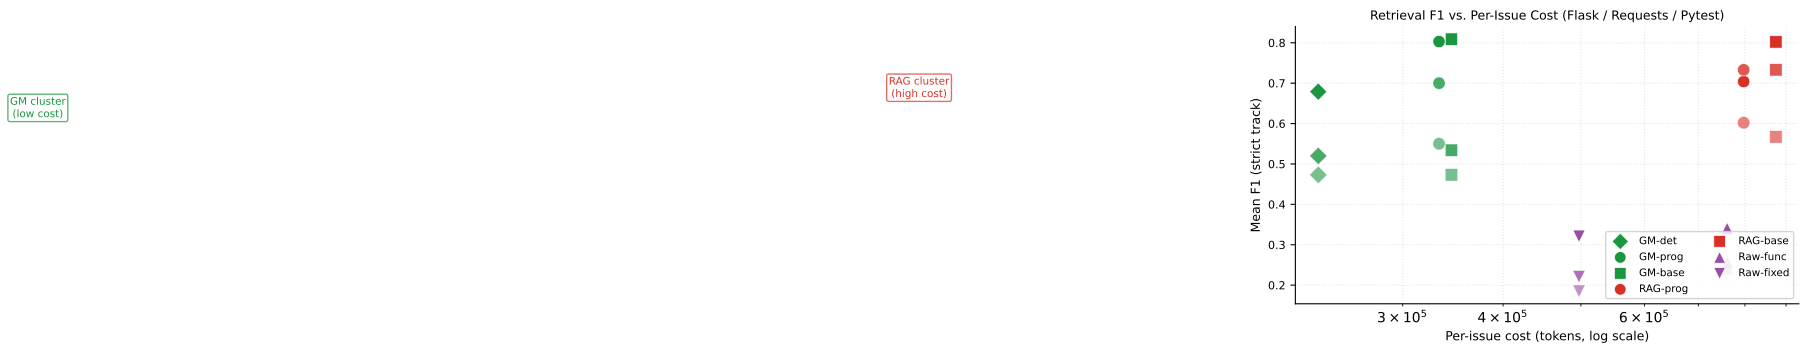

Here is the Python script that generated this plot:
"""Figure 3: Scatter — per-method mean F1 vs per-issue cost (log scale).

Data source: 05_results.tex tab:main_results (F1) + tab:cost_cross_repo (costs).
Three completed SWE-bench repos: Flask, Requests, Pytest (30 issues total, single run).
Per-issue cost = total_cost / n_issues.
"""

import matplotlib
matplotlib.use("Agg")
import matplotlib.pyplot as plt
import numpy as np

# ── Data: (method, repo, mean_f1, total_cost_tokens, n_issues) ─────────────
# Costs from tab:cost_cross_repo (30 issues total, 3 repos).
# Per-method per-repo F1 from tab:main_results.
# Per-issue cost is total / 30 (equal share for single-run cross-repo aggregate).
# Individual per-repo costs are estimated pro-rata (setup distributed evenly across repos).

# Setup token costs (shared across all 30 issues)
setup = {
    "gm":       701_054,
    "rag_func":  2_268_044,
    "rag_fixed": 1_478_791,
}
# Runtime token costs (total across 30 issues)
runtime = {
    "gm_det":   5_404,
    "gm_prog": 297_690,
    "gm_base": 333_893,
    "rag_prog": 123_317,
    "rag_base": 354_930,
    "raw_func":  12_769,
    "raw_fixed": 12_769,
}

# Method → (label, family, marker, color)
METHOD_STYLE = {
    "gm_det":   ("GM-det",   "graph", "D", "#1a9641"),
    "gm_prog":  ("GM-prog",  "graph", "o", "#1a9641"),
    "gm_base":  ("GM-base",  "graph", "s", "#1a9641"),
    "rag_prog": ("RAG-prog", "rag",   "o", "#d73027"),
    "rag_base": ("RAG-base", "rag",   "s", "#d73027"),
    "raw_func": ("Raw-func", "raw",   "^", "#984ea3"),
    "raw_fixed":("Raw-fixed","raw",   "v", "#984ea3"),
}

# Mean F1 per method per repo (strict track)
f1_data = {
    "gm_det":   {"Flask": 0.679, "Requests": 0.520, "Pytest": 0.473},
    "gm_prog":  {"Flask": 0.803, "Requests": 0.700, "Pytest": 0.550},
    "gm_base":  {"Flask": 0.809, "Requests": 0.534, "Pytest": 0.473},
    "rag_prog": {"Flask": 0.704, "Requests": 0.733, "Pytest": 0.602},
    "rag_base": {"Flask": 0.802, "Requests": 0.733, "Pytest": 0.567},
    "raw_func": {"Flask": 0.340, "Requests": 0.256, "Pytest": 0.242},
    "raw_fixed":{"Flask": 0.321, "Requests": 0.221, "Pytest": 0.185},
}

# Setup cost per repo (1/3 of total setup)
setup_per_repo = {k: v / 3 for k, v in setup.items()}
# Runtime per repo (approximate 1/3 of total — single-run, roughly balanced)
runtime_per_repo = {k: v / 3 for k, v in runtime.items()}

method_setup_key = {
    "gm_det":    "gm",
    "gm_prog":   "gm",
    "gm_base":   "gm",
    "rag_prog":  "rag_func",
    "rag_base":  "rag_func",
    "raw_func":  "rag_func",
    "raw_fixed": "rag_fixed",
}

# ── Plot ───────────────────────────────────────────────────────────────────
fig, ax = plt.subplots(figsize=(6.5, 3.6))

repos = ["Flask", "Requests", "Pytest"]
repo_alpha = {"Flask": 1.0, "Requests": 0.8, "Pytest": 0.6}
repo_size  = {"Flask": 80,  "Requests": 80,  "Pytest": 80}

legend_handles = {}

for method, (label, family, marker, color) in METHOD_STYLE.items():
    setup_key = method_setup_key[method]
    for repo in repos:
        f1 = f1_data[method][repo]
        cost = setup_per_repo[setup_key] + runtime_per_repo[method]
        sc = ax.scatter(
            cost, f1,
            marker=marker, color=color,
            s=repo_size[repo], alpha=repo_alpha[repo],
            edgecolors="white", linewidths=0.5,
            zorder=3,
        )
    if label not in legend_handles:
        legend_handles[label] = ax.scatter(
            [], [], marker=marker, color=color, s=70,
            label=label, edgecolors="white", linewidths=0.5,
        )

ax.set_xscale("log")
ax.set_xlabel("Per-issue cost (tokens, log scale)", fontsize=9)
ax.set_ylabel("Mean F1 (strict track)", fontsize=9)
ax.tick_params(labelsize=8)
ax.xaxis.set_major_formatter(matplotlib.ticker.FuncFormatter(
    lambda v, _: f"{int(v):,}"
))

# Cluster annotations
ax.text(6_000, 0.61, "GM cluster\n(low cost)", ha="center", va="bottom",
        fontsize=7.5, color="#1a9641",
        bbox=dict(boxstyle="round,pad=0.2", fc="white", ec="#1a9641", alpha=0.7))
ax.text(75_000, 0.66, "RAG cluster\n(high cost)", ha="center", va="bottom",
        fontsize=7.5, color="#d73027",
        bbox=dict(boxstyle="round,pad=0.2", fc="white", ec="#d73027", alpha=0.7))

ax.legend(handles=list(legend_handles.values()),
          loc="lower right", fontsize=7.5, ncol=2, framealpha=0.85)
ax.set_title("Retrieval F1 vs. Per-Issue Cost (Flask / Requests / Pytest)", fontsize=9, pad=5)
ax.spines["top"].set_visible(False)
ax.spines["right"].set_visible(False)
ax.grid(True, which="both", ls=":", alpha=0.35)

plt.tight_layout()
plt.savefig("fig_retrieval_f1_cost.pdf", bbox_inches="tight", dpi=150)
print("Saved fig_retrieval_f1_cost.pdf")
